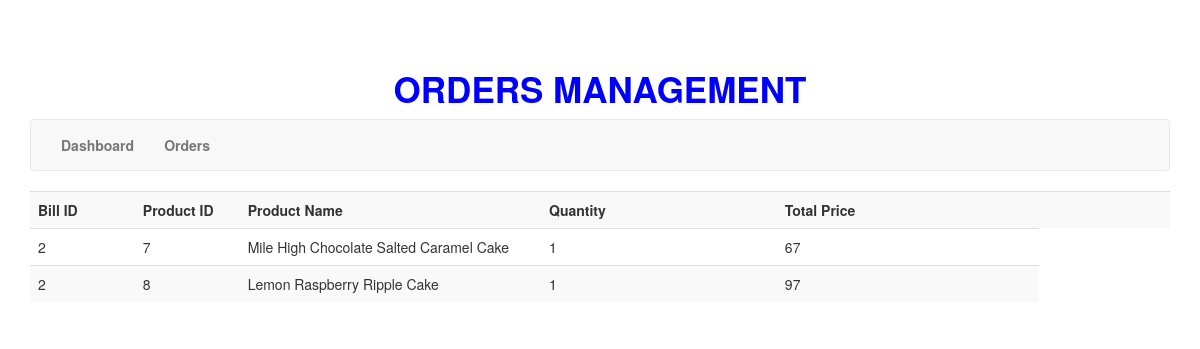
The app's page /admin_pages/qly_orders/order_detail.php with its own data.
### tables this page shows
CREATE TABLE `order_detail` (
  `bill_id` int(11) NOT NULL,
  `quantity` int(11) NOT NULL,
  `product_id` int(11) NOT NULL,
  `product_name` varchar(400) NOT NULL,
  `total_price` int(11) NOT NULL
);

### admin_pages/qly_orders/order_detail.php (the view, shortened to what this page needs)
<?php
$con = mysqli_connect("localhost", "root", "", "bakeryshopdb") or die("Can connect to data base!!!");
$res = mysqli_query($con, "SELECT * from order_detail");
$data = $res->fetch_all();
 ?>
<!DOCTYPE html PUBLIC "-//W3C//DTD XHTML 1.0 Transitional//EN" "http://www.w3.org/TR/xhtml1/DTD/xhtml1-transitional.dtd">
<html xmlns="http://www.w3.org/1999/xhtml">
<head>
<link rel="stylesheet" href="https://maxcdn.bootstrapcdn.com/bootstrap/3.3.5/css/bootstrap.min.css">
</head>
<body>
<div class="container">
    <div id="navbar" class="row">
    	<h3 style=" text-align: center; font-size: 35px; font-weight: 600; color: BLUE">ORDERS MANAGEMENT</h3>
    	<div class="col-sm-12">
        	<nav class="navbar navbar-default">
  				<div class="container-fluid">
                	<ul class="nav navbar-nav">
                        <li><a href="../index.html"><b> Dashboard</b></a></li>
                        <li><a href="showorder.php"> <b>Orders</b></a></li>
                	</ul>
                </div>
            </nav>
        </div>
    </div>
    <div class="row">
    	<div class="col-sm-12">
        	<table class="table table-striped">
            	<tr id="tbl-first-row">
                	<td width="8%">Bill ID</td>
                	<td width="8%">Product ID</td>
                    <td width="23%">Product Name</td>
                    <td width="18%">Quantity</td>
                    <td width="20%">Total Price</td>
                    <td width="5%"> </td>
                    <td width="5%"> </td>
                </tr>
                <?php
						foreach ($data as $item) { ?>
						<tr>
							<td><?php echo $item[0]; ?></td>
							<td><?php echo $item[2]; ?></td>
							<td><?php echo $item[3]; ?></td>
							<td><?php echo $item[1]; ?></td>
							<td><?php echo $item[4]; ?></td>
						</tr>
					<?php } ?>
			</table>
        </div>
    </div>
</div>
</body>
</html>

### admin_pages/qly_orders/order_detail.php (style rules this page uses)
#navbar { margin-top:50px; }
#tbl-first-row { font-weight:bold; }

### records on screen
order_detail: bill "2", product "7", product_name "Mile High Chocolate Salted Caramel Cake", quantity "1", total_price "67"
order_detail: bill "2", product "8", product_name "Lemon Raspberry Ripple Cake", quantity "1", total_price "97"
